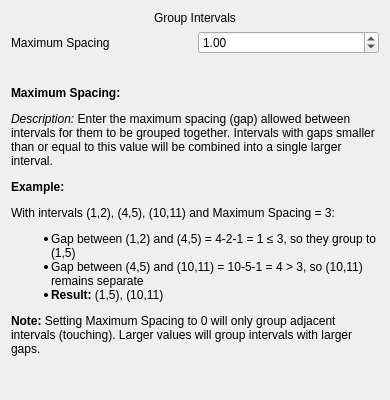
<?xml version="1.0" encoding="UTF-8"?>
<ui version="4.0">
 <class>GroupIntervals_Widget</class>
 <widget class="QWidget" name="GroupIntervals_Widget">
  <property name="geometry">
   <rect>
    <x>0</x>
    <y>0</y>
    <width>390</width>
    <height>400</height>
   </rect>
  </property>
  <property name="windowTitle">
   <string>Form</string>
  </property>
  <layout class="QVBoxLayout" name="verticalLayout">
   <item>
    <widget class="QLabel" name="label">
     <property name="text">
      <string>Group Intervals</string>
     </property>
     <property name="alignment">
      <set>Qt::AlignmentFlag::AlignCenter</set>
     </property>
    </widget>
   </item>
   <item>
    <layout class="QHBoxLayout" name="horizontalLayout">
     <item>
      <widget class="QLabel" name="label_2">
       <property name="text">
        <string>Maximum Spacing</string>
       </property>
      </widget>
     </item>
     <item>
      <widget class="QDoubleSpinBox" name="max_spacing_spinbox">
       <property name="minimum">
        <double>0.000000000000000</double>
       </property>
       <property name="maximum">
        <double>1000000.000000000000000</double>
       </property>
       <property name="value">
        <double>1.000000000000000</double>
       </property>
      </widget>
     </item>
    </layout>
   </item>
   <item>
    <layout class="QHBoxLayout" name="horizontalLayout_4">
     <item>
      <widget class="QLabel" name="label_5">
       <property name="text">
        <string>&lt;!DOCTYPE HTML PUBLIC &quot;-//W3C//DTD HTML 4.0//EN&quot; &quot;http://www.w3.org/TR/REC-html40/strict.dtd&quot;&gt;
&lt;html&gt;&lt;head&gt;&lt;meta name=&quot;qrichtext&quot; content=&quot;1&quot; /&gt;&lt;meta charset=&quot;utf-8&quot; /&gt;&lt;style type=&quot;text/css&quot;&gt;
p, li { white-space: pre-wrap; }
hr { height: 1px; border-width: 0; }
li.unchecked::marker { content: &quot;\2610&quot;; }
li.checked::marker { content: &quot;\2612&quot;; }
&lt;/style&gt;&lt;/head&gt;&lt;body style=&quot; font-family:'Segoe UI'; font-size:9pt; font-weight:400; font-style:normal;&quot;&gt;
&lt;p style=&quot; margin-top:0px; margin-bottom:0px; margin-left:0px; margin-right:0px; -qt-block-indent:0; text-indent:0px;&quot;&gt;         &lt;/p&gt;
&lt;p style=&quot; margin-top:12px; margin-bottom:12px; margin-left:0px; margin-right:0px; -qt-block-indent:0; text-indent:0px;&quot;&gt;&lt;span style=&quot; font-weight:700;&quot;&gt;Maximum Spacing:&lt;/span&gt;         &lt;/p&gt;
&lt;p style=&quot; margin-top:12px; margin-bottom:12px; margin-left:0px; margin-right:0px; -qt-block-indent:0; text-indent:0px;&quot;&gt;&lt;span style=&quot; font-style:italic;&quot;&gt;Description:&lt;/span&gt; Enter the maximum spacing (gap) allowed between intervals for them to be grouped together. Intervals with gaps smaller than or equal to this value will be combined into a single larger interval.         &lt;/p&gt;
&lt;p style=&quot; margin-top:12px; margin-bottom:12px; margin-left:0px; margin-right:0px; -qt-block-indent:0; text-indent:0px;&quot;&gt;&lt;span style=&quot; font-weight:700;&quot;&gt;Example:&lt;/span&gt;         &lt;/p&gt;
&lt;p style=&quot; margin-top:12px; margin-bottom:12px; margin-left:0px; margin-right:0px; -qt-block-indent:0; text-indent:0px;&quot;&gt;With intervals (1,2), (4,5), (10,11) and Maximum Spacing = 3:          &lt;/p&gt;
&lt;ul style=&quot;margin-top: 0px; margin-bottom: 0px; margin-left: 0px; margin-right: 0px; -qt-list-indent: 1;&quot;&gt;
&lt;li style=&quot; margin-top:0px; margin-bottom:0px; margin-left:0px; margin-right:0px; -qt-block-indent:0; text-indent:0px;&quot;&gt;Gap between (1,2) and (4,5) = 4-2-1 = 1 ≤ 3, so they group to (1,5)         &lt;/li&gt;
&lt;li style=&quot; margin-top:0px; margin-bottom:0px; margin-left:0px; margin-right:0px; -qt-block-indent:0; text-indent:0px;&quot;&gt;Gap between (4,5) and (10,11) = 10-5-1 = 4 &gt; 3, so (10,11) remains separate         &lt;/li&gt;
&lt;li style=&quot; margin-top:0px; margin-bottom:0px; margin-left:0px; margin-right:0px; -qt-block-indent:0; text-indent:0px;&quot;&gt;&lt;span style=&quot; font-weight:700;&quot;&gt;Result:&lt;/span&gt; (1,5), (10,11)         &lt;/li&gt;&lt;/ul&gt;
&lt;p style=&quot; margin-top:12px; margin-bottom:12px; margin-left:0px; margin-right:0px; -qt-block-indent:0; text-indent:0px;&quot;&gt;&lt;span style=&quot; font-weight:700;&quot;&gt;Note:&lt;/span&gt; Setting Maximum Spacing to 0 will only group adjacent intervals (touching). Larger values will group intervals with larger gaps.&lt;/p&gt;&lt;/body&gt;&lt;/html&gt;</string>
       </property>
       <property name="scaledContents">
        <bool>false</bool>
       </property>
       <property name="wordWrap">
        <bool>true</bool>
       </property>
      </widget>
     </item>
     <item>
      <spacer name="horizontalSpacer">
       <property name="orientation">
        <enum>Qt::Orientation::Horizontal</enum>
       </property>
       <property name="sizeHint" stdset="0">
        <size>
         <width>40</width>
         <height>20</height>
        </size>
       </property>
      </spacer>
     </item>
    </layout>
   </item>
   <item>
    <spacer name="verticalSpacer">
     <property name="orientation">
      <enum>Qt::Orientation::Vertical</enum>
     </property>
     <property name="sizeHint" stdset="0">
      <size>
       <width>20</width>
       <height>40</height>
      </size>
     </property>
    </spacer>
   </item>
  </layout>
 </widget>
 <resources/>
 <connections/>
</ui> 
